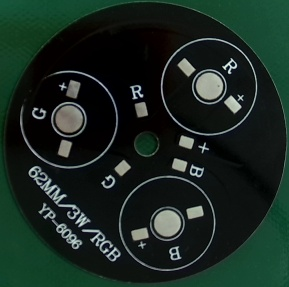
#> input picture gluemaster_files/temp/accurate.jpg, 289 x 287 px
$ python -i Match_template_VIII.py   (imports and definitions only)
#> lines starting #> are read from the running program, lines starting #| are printed output that depends on the picture; after the words box and inside, x2 and y2 are one past the last pixel; in counts of white or black regions, pixels touching at a corner belong together
#> further down, picture is the input picture: shape (287, 289, 3); mean B, G, R 32.5, 39.5, 24.7
import cv2
import numpy as np
import time
from concurrent.futures import ThreadPoolExecutor
import os
BESTSCOREINIROUGH=0.5
BESTSCOREINIACCURATE=0.7
# 主流程
# [44 lines left out: function recognize_all_signs, not called in this run]

#图像预处理（针对反光图像）
def preprocess_image(image,highlight_reflect=True):
#> called with highlight_reflect = True
    hsv = cv2.cvtColor(image,cv2.COLOR_BGR2HSV)
#> hsv: shape (287, 289, 3); mean H, S, V 73, 123.4, 40.5
    #设置反光区域明度阈值
    lower_reflect = np.array([0,0,221],dtype=np.uint8)
    upper_reflect = np.array([180,30,255],dtype=np.uint8)
    mask = cv2.inRange(hsv,lower_reflect,upper_reflect)
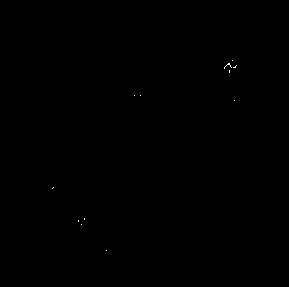
#> mask: shape (287, 289); 0.04% white in thin lines or dots, all inside (x1, y1, x2, y2) = (52, 60, 237, 251)

    #对反光区域做自适应直方图均衡化
    image_yuv = cv2.cvtColor(image, cv2.COLOR_BGR2YUV)
#> image_yuv: shape (287, 289, 3); mean of channels 0, 1, 2 34.3, 127.2, 119.4
    y_channel = image_yuv[:, :, 0]
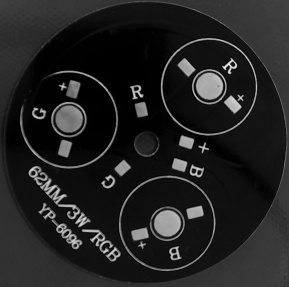
#> y_channel: shape (287, 289); min 0, max 242, mean 34.3
    # CLAHE 实例
    clahe = cv2.createCLAHE(clipLimit=12.0, tileGridSize=(300, 300))
    y_equalized = clahe.apply(y_channel)
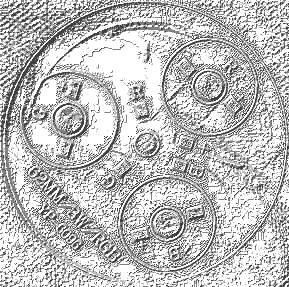
#> y_equalized: shape (287, 289); min 64, max 255, mean 191.6

    # Step 3: 仅对反光区域的亮度进行替换
    image_yuv[:, :, 0] = np.where(mask == 255, y_equalized, y_channel)
#> image_yuv: shape (287, 289, 3); mean of channels 0, 1, 2 34.3, 127.2, 119.4

    # Step 4: 转回 BGR
    result = cv2.cvtColor(image_yuv, cv2.COLOR_YUV2BGR)
    return result

#高斯模糊+Canny边缘检测
# [227 lines left out: functions extract_edges, static_background_subtraction, extract_robust_edges, extract_circular_roi, rotate_image, match_template and 3 more, not called in this run]


# [15 lines of commented-out code are left out]

>>> import cv2
>>> picture = cv2.imread('../../../../gluemaster_files/temp/accurate.jpg')
>>> result = preprocess_image(picture)
